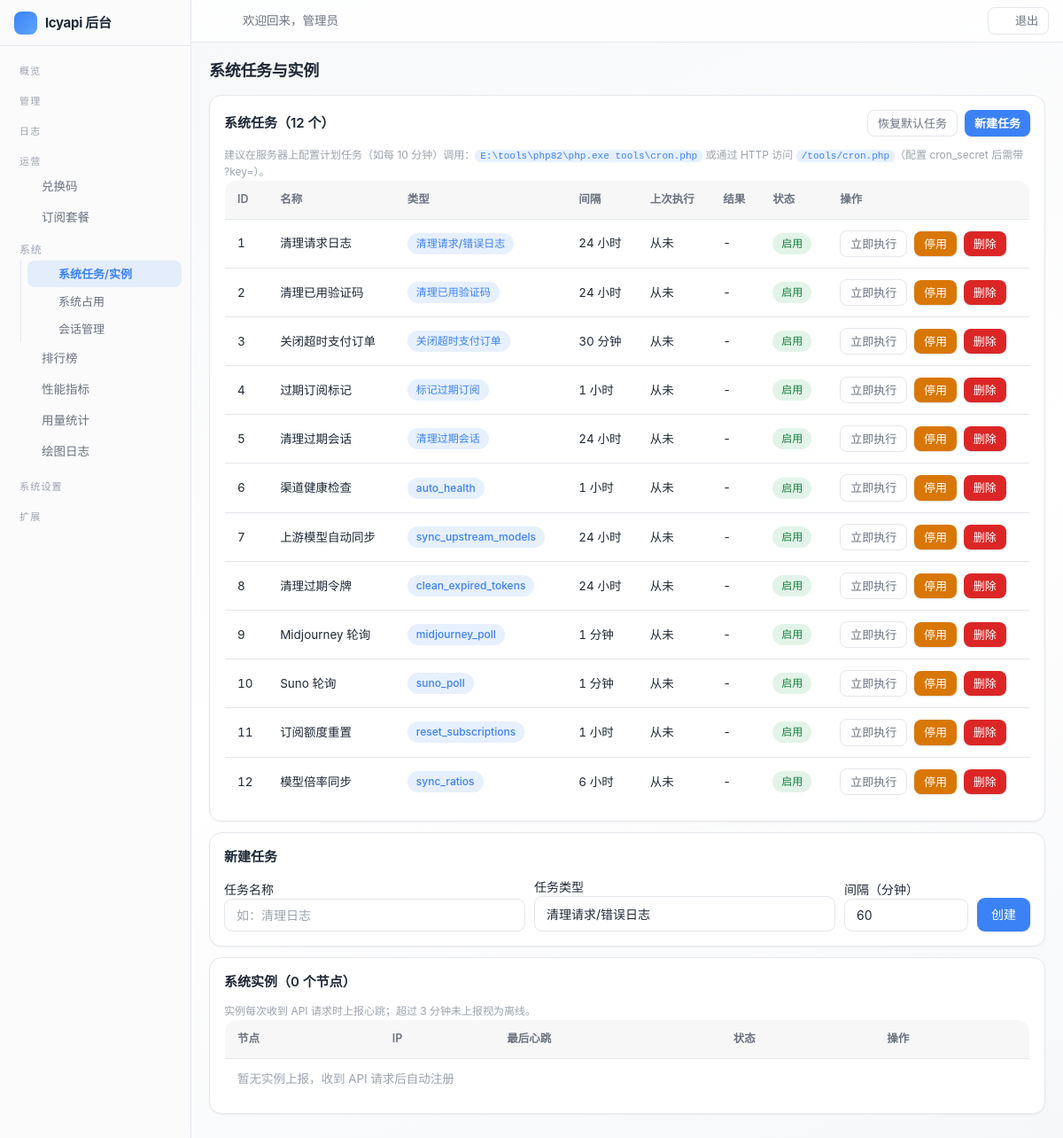
The page /admin/system/index.php (signed in) on the database its author committed.
### tables this page shows
CREATE TABLE IF NOT EXISTS settings (
    `key` VARCHAR(50) NOT NULL PRIMARY KEY,
    value TEXT DEFAULT NULL,
    type VARCHAR(20) NOT NULL DEFAULT 'string',
    description VARCHAR(255) DEFAULT NULL,
    updated_at DATETIME NOT NULL DEFAULT CURRENT_TIMESTAMP ON UPDATE CURRENT_TIMESTAMP
);

CREATE TABLE IF NOT EXISTS users (
    id INT UNSIGNED AUTO_INCREMENT PRIMARY KEY,
    checkin_streak INT UNSIGNED NOT NULL DEFAULT 0 COMMENT '连续签到天数',
    username VARCHAR(50) NOT NULL,
    email VARCHAR(100) DEFAULT NULL,
    email_verified TINYINT NOT NULL DEFAULT 0 COMMENT '邮箱已验证',
    password VARCHAR(255) NOT NULL,
    nickname VARCHAR(50) DEFAULT NULL,
    avatar VARCHAR(255) DEFAULT NULL,
    role ENUM('admin','user') NOT NULL DEFAULT 'user',
    quota DECIMAL(14,6) NOT NULL DEFAULT 0.000000,
    used_quota DECIMAL(14,6) NOT NULL DEFAULT 0.000000,
    total_quota DECIMAL(14,6) NOT NULL DEFAULT 0.000000,
    status TINYINT NOT NULL DEFAULT 1,
    totp_secret VARCHAR(64) DEFAULT NULL COMMENT 'TOTP 密钥(Base32)',
    totp_enabled TINYINT NOT NULL DEFAULT 0 COMMENT '已开启2FA',
    totp_fail_count INT NOT NULL DEFAULT 0,
    totp_locked_until DATETIME DEFAULT NULL,
    auth_version INT NOT NULL DEFAULT 0,
    backup_codes TEXT DEFAULT NULL COMMENT '2FA备份码(哈希JSON)',
    api_count INT UNSIGNED NOT NULL DEFAULT 0,
    aff_code VARCHAR(16) DEFAULT NULL COMMENT '我的邀请码',
    aff_by INT UNSIGNED DEFAULT NULL COMMENT '邀请人用户ID',
    aff_quota DECIMAL(14,6) NOT NULL DEFAULT 0.000000 COMMENT '待转入的邀请收益',
    aff_history_quota DECIMAL(14,6) NOT NULL DEFAULT 0.000000 COMMENT '累计邀请收益',
    `group` VARCHAR(32) NOT NULL DEFAULT 'default' COMMENT '用户分组',
    last_login_at DATETIME DEFAULT NULL,
    last_login_ip VARCHAR(45) DEFAULT NULL,
    created_at DATETIME NOT NULL DEFAULT CURRENT_TIMESTAMP,
    updated_at DATETIME NOT NULL DEFAULT CURRENT_TIMESTAMP ON UPDATE CURRENT_TIMESTAMP,
    UNIQUE KEY uk_username (username),
    UNIQUE KEY uk_email (email),
    UNIQUE KEY uk_aff_code (aff_code),
    KEY idx_status (status),
    KEY idx_aff_by (aff_by)
);

CREATE TABLE IF NOT EXISTS system_tasks (
    id INT UNSIGNED AUTO_INCREMENT PRIMARY KEY,
    name VARCHAR(50) NOT NULL,
    type VARCHAR(50) NOT NULL COMMENT 'clean_logs/close_expired_orders/expire_subscriptions/clean_verifications',
    status TINYINT NOT NULL DEFAULT 1 COMMENT '1启用 0停用',
    `interval` INT UNSIGNED NOT NULL DEFAULT 3600 COMMENT '执行间隔秒',
    last_run_at DATETIME DEFAULT NULL,
    last_result VARCHAR(500) DEFAULT NULL,
    created_at DATETIME NOT NULL DEFAULT CURRENT_TIMESTAMP,
    KEY idx_status (status)
);

### includes/cache.php (called while the page is built, shortened)
<?php
class Cache
{
    private static $enabled = true;
    public static function setConfig($config)
    {
        self::$enabled = $config['enabled'];
    }
    public static function get($key)
    {
        if (!self::$enabled) {
            return false;
        }
        $file = self::getFilePath($key);
        $data = @file_get_contents($file);
        $value = @json_decode($data, true);
        return $value;
    }
    public static function set($key, $value, $ttl = 0)
    {
        if (!self::$enabled) {
            return false;
        }
        return true;
    }
    public static function remember($key, $ttl, $callback)
    {
        $cached = self::get($key);
        $value = $callback();
        return $value;
    }
}

### includes/db.php (called while the page is built, shortened)
<?php
class DB
{
    private static $pdo = null;
    public static function init($config)
    {
        $dsn = sprintf('mysql:host=%s;port=%d;dbname=%s;charset=%s', $config['host'], $config['port'], $config['name'], $config['charset']);
        self::$pdo = new PDO($dsn, $config['user'], $config['pass'], [
            PDO::ATTR_ERRMODE => PDO::ERRMODE_EXCEPTION,
            PDO::ATTR_DEFAULT_FETCH_MODE => PDO::FETCH_ASSOC,
            PDO::ATTR_EMULATE_PREPARES => false,
            PDO::ATTR_TIMEOUT => 5,
        ]);
    }
    public static function getInstance()
    {
        return self::$pdo;
    }
    public static function query($sql, $params = [])
    {
        $stmt = self::getInstance()->prepare($sql);
        $stmt->execute($params);
        return $stmt;
    }
    public static function fetch($sql, $params = [])
    {
        $stmt = self::query($sql, $params);
        return $stmt->fetch() ?: false;
    }
    public static function fetchAll($sql, $params = [])
    {
        return self::query($sql, $params)->fetchAll();
    }
}

### includes/auth.php (called while the page is built, shortened)
<?php
class Auth
{
    public static function check()
    {
        $user = User::find((int)$_SESSION[self::SESSION_KEY]);
        return true;
    }
    public static function user()
    {
        return $GLOBALS['__current_user'];
    }
}

### includes/user.php (called while the page is built, shortened)
<?php
class User
{
    public static function find($id)
    {
        return DB::fetch('SELECT * FROM users WHERE id = ?', [(int)$id]);
    }
}

### includes/admin.php (called while the page is built, shortened)
<?php
class Admin
{
    public static function requireAdmin()
    {
        if (!Auth::check() || !Auth::isAdmin()) {
            redirect(base_url('admin/login.php'));
        }
    }
}

### admin/system/index.php (the view, shortened to what this page needs)
<?php
$tasks = DB::fetchAll('SELECT * FROM system_tasks ORDER BY id ASC');
$instances = DB::fetchAll('SELECT * FROM system_instances ORDER BY last_heartbeat DESC');
$taskTypes = [
    'clean_logs' => '清理请求/错误日志',
    'clean_verifications' => '清理已用验证码',
    'close_expired_orders' => '关闭超时支付订单',
    'expire_subscriptions' => '标记过期订阅',
    'expire_sessions' => '清理过期会话',
];
$pageTitle = '系统任务与实例';
?>
<?php require dirname(__DIR__) . '/templates/header.php'; ?>
<div class="card">
    <div class="card-title" style="display:flex; justify-content:space-between; align-items:center; flex-wrap:wrap; gap:8px;">
        <span>系统任务（<?php echo count($tasks); ?> 个）</span>
        <div style="display:flex; gap:8px;">
            <form method="post">
                <button type="submit" class="btn btn-sm btn-secondary">恢复默认任务</button>
            </form>
            <a class="btn btn-sm" href="#taskForm">新建任务</a>
        </div>
    </div>
    <div class="form-hint" style="margin-top:0;">建议在服务器上配置计划任务（如每 10 分钟）调用：<code style="word-break:break-all;">E:\tools\php82\php.exe tools\cron.php</code> 或通过 HTTP 访问 <code><?php echo e(base_url('tools/cron.php')); ?></code>（配置 cron_secret 后需带 ?key=）。</div>
    <table class="table">
        <thead><tr><th>ID</th><th>名称</th><th>类型</th><th>间隔</th><th>上次执行</th><th>结果</th><th>状态</th><th>操作</th></tr></thead>
        <tbody>
        <?php foreach ($tasks as $task) : ?>
            <tr>
                <td><?php echo $task['id']; ?></td>
                <td><?php echo e($task['name']); ?></td>
                <td><span class="badge badge-blue"><?php echo isset($taskTypes[$task['type']]) ? $taskTypes[$task['type']] : e($task['type']); ?></span></td>
                <td><?php echo $task['interval'] >= 3600 ? round($task['interval'] / 3600, 1) . ' 小时' : round($task['interval'] / 60) . ' 分钟'; ?></td>
                <td><?php echo e($task['last_run_at'] ?: '从未'); ?></td>
                <td style="max-width:260px; word-break:break-all;"><?php echo e($task['last_result'] ?: '-'); ?></td>
                <td><?php echo $task['status'] ? '<span class="badge badge-green">启用</span>' : '<span class="badge badge-gray">停用</span>'; ?></td>
                <td style="white-space:nowrap;">
                    <form method="post" style="display:inline-block; margin-right:4px;">
                        <button type="submit" class="btn btn-sm btn-secondary">立即执行</button>
                    </form>
                    <form method="post" style="display:inline-block; margin-right:4px;">
                        <button type="submit" class="btn btn-sm btn-warning"><?php echo $task['status'] ? '停用' : '启用'; ?></button>
                    </form>
                    <form method="post" style="display:inline-block;" data-confirm-title="删除任务" data-confirm-msg="删除后需重新配置。" data-confirm-ok="删除">
                        <button type="submit" class="btn btn-sm btn-danger">删除</button>
                    </form>
                </td>
            </tr>
        <?php endforeach; ?>
        </tbody>
    </table>
</div>
<div class="card" id="taskForm">
    <div class="card-title">新建任务</div>
    <form method="post" action="<?php echo base_url('admin/system/index.php'); ?>" style="display:flex; gap:10px; flex-wrap:wrap; align-items:flex-end;">
        <div style="flex:1; min-width:180px;">
            <label>任务名称</label>
            <input type="text" name="name" class="form-control" required placeholder="如：清理日志">
        </div>
        <div style="flex:1; min-width:180px;">
            <label>任务类型</label>
            <select name="type" class="form-control">
                <?php foreach ($taskTypes as $tv => $tn) : ?>
                    <option value="<?php echo $tv; ?>"><?php echo $tn; ?></option>
                <?php endforeach; ?>
            </select>
        </div>
        <div style="width:140px;">
            <label>间隔（分钟）</label>
            <input type="number" name="interval" min="1" class="form-control" value="60">
        </div>
        <button type="submit" class="btn">创建</button>
    </form>
</div>
<div class="card">
    <div class="card-title">系统实例（<?php echo count($instances); ?> 个节点）</div>
    <div class="form-hint" style="margin-top:0;">实例每次收到 API 请求时上报心跳；超过 3 分钟未上报视为离线。</div>
    <table class="table">
        <thead><tr><th>节点</th><th>IP</th><th>最后心跳</th><th>状态</th><th>操作</th></tr></thead>
        <tbody>
        <?php if (empty($instances)) : ?>
            <tr><td colspan="5" class="text-center text-muted">暂无实例上报，收到 API 请求后自动注册</td></tr>
        <?php endif; ?>
        </tbody>
    </table>
</div>
<?php require dirname(__DIR__) . '/templates/footer.php'; ?>

### admin/templates/header.php (shortened to what this page needs)
<?php
Admin::requireAdmin();
$pageTitle = isset($pageTitle) ? $pageTitle : '管理后台';
$adminUser = Auth::user();
$requestPath = isset($_SERVER['REQUEST_URI']) ? parse_url($_SERVER['REQUEST_URI'], PHP_URL_PATH) : '';
function admin_nav($needle, $requestPath)
{
    return strpos($requestPath, $needle) !== false ? 'active' : '';
}
?>
<!DOCTYPE html>
<html lang="zh-CN">
<head>
<link rel="stylesheet" href="<?php echo base_url('assets/css/common.css'); ?>">
<link rel="stylesheet" href="<?php echo base_url('assets/css/admin.css'); ?>">
</head>
<body>
<div class="admin-layout">
    <aside class="admin-sidebar" id="adminSidebar">
        <a class="brand" href="<?php echo base_url('admin/index.php'); ?>">
            <span class="brand-logo"><?php echo svg_icon('zap'); ?></span>
            <span class="brand-name"><?php echo e(setting('site_name', config('site.name'))); ?> 后台</span>
        </a>
        <nav class="menu">
            <div class="menu-group" data-group="overview">
                <button type="button" class="group-title" aria-expanded="true"><span class="gt">概览</span><?php echo svg_icon('chevron', 'i group-arrow'); ?></button>
            </div>
            <div class="menu-group" data-group="manage">
                <button type="button" class="group-title" aria-expanded="true"><span class="gt">管理</span><?php echo svg_icon('chevron', 'i group-arrow'); ?></button>
            </div>
            <div class="menu-group" data-group="logs">
                <button type="button" class="group-title" aria-expanded="true"><span class="gt">日志</span><?php echo svg_icon('chevron', 'i group-arrow'); ?></button>
            </div>
            <div class="menu-group" data-group="ops">
                <button type="button" class="group-title" aria-expanded="true"><span class="gt">运营</span><?php echo svg_icon('chevron', 'i group-arrow'); ?></button>
                <div class="group-body">
                    <a class="<?php echo admin_nav('/admin/codes/', $requestPath); ?>" href="<?php echo base_url('admin/codes/index.php'); ?>" title="兑换码"><?php echo svg_icon('gift'); ?><span class="lbl">兑换码</span></a>
                    <a class="<?php echo admin_nav('/admin/subscriptions/', $requestPath); ?>" href="<?php echo base_url('admin/subscriptions/index.php'); ?>" title="订阅套餐"><?php echo svg_icon('crown'); ?><span class="lbl">订阅套餐</span></a>
                    <div class="sub-group" data-sub="system">
                        <button type="button" class="sub-title"><span class="gt">系统</span><?php echo svg_icon('chevron', 'i group-arrow'); ?></button>
                        <div class="sub-body">
                            <a class="<?php echo admin_nav('/admin/system/index.php', $requestPath); ?>" href="<?php echo base_url('admin/system/index.php'); ?>" title="系统任务/实例"><?php echo svg_icon('server'); ?><span class="lbl">系统任务/实例</span></a>
                            <a class="<?php echo admin_nav('/admin/system/status.php', $requestPath); ?>" href="<?php echo base_url('admin/system/status.php'); ?>" title="系统占用"><?php echo svg_icon('chart'); ?><span class="lbl">系统占用</span></a>
                            <a class="<?php echo admin_nav('/admin/system/sessions.php', $requestPath); ?>" href="<?php echo base_url('admin/system/sessions.php'); ?>" title="会话管理"><?php echo svg_icon('lock'); ?><span class="lbl">会话管理</span></a>
                        </div>
                    </div>
                    <a class="<?php echo admin_nav('/admin/rankings/', $requestPath); ?>" href="<?php echo base_url('admin/rankings/index.php'); ?>" title="排行榜"><?php echo svg_icon('chart'); ?><span class="lbl">排行榜</span></a>
                    <a class="<?php echo admin_nav('/admin/perf_metrics.php', $requestPath); ?>" href="<?php echo base_url('admin/perf_metrics.php'); ?>" title="性能指标"><?php echo svg_icon('cpu'); ?><span class="lbl">性能指标</span></a>
                    <a class="<?php echo admin_nav('/admin/usage_stats.php', $requestPath); ?>" href="<?php echo base_url('admin/usage_stats.php'); ?>" title="用量统计"><?php echo svg_icon('dollar'); ?><span class="lbl">用量统计</span></a>
                    <a class="<?php echo admin_nav('/admin/midjourney.php', $requestPath); ?>" href="<?php echo base_url('admin/midjourney.php'); ?>" title="绘图日志"><?php echo svg_icon('image'); ?><span class="lbl">绘图日志</span></a>
                </div>
            </div>
            <div class="menu-group" data-group="settings">
                <button type="button" class="group-title" aria-expanded="true"><span class="gt">系统设置</span><?php echo svg_icon('chevron', 'i group-arrow'); ?></button>
            </div>
            <div class="menu-group" data-group="supplier">
                <button type="button" class="group-title" aria-expanded="true"><span class="gt">扩展</span><?php echo svg_icon('chevron', 'i group-arrow'); ?></button>
            </div>
        </nav>
    </aside>
    <div class="admin-main">
        <div class="admin-topbar">
            <div class="topbar-left">
                <button type="button" class="icon-btn" id="sidebarCollapse" title="折叠/展开侧边栏"><?php echo svg_icon('panel'); ?></button>
                <span class="greeting">欢迎回来，<?php echo e($adminUser['nickname'] ?: $adminUser['username']); ?></span>
            </div>
            <div class="topbar-right">
                <button type="button" class="icon-btn" data-theme-toggle title="切换明暗模式"><?php echo svg_icon('moon'); ?></button>
                <a class="icon-btn" href="<?php echo base_url('user/index.php'); ?>" title="进入前台"><?php echo svg_icon('globe'); ?></a>
                <a href="<?php echo base_url('admin/logout.php'); ?>" class="btn btn-sm btn-secondary"><?php echo svg_icon('logout'); ?>退出</a>
            </div>
        </div>
        <div class="admin-content">
            <div class="admin-page-title"><?php echo e($pageTitle); ?></div>

### rows shown on the page
settings: value "lcyapi"
users: nickname "管理员"
system_tasks: id "1", name "清理请求日志", type "清理请求/错误日志", $task['interval']/3600 "24", last_run_at "从未", last_result "-", status "启用"
system_tasks: id "2", name "清理已用验证码", type "清理已用验证码", $task['interval']/3600 "24", last_run_at "从未", last_result "-", status "启用"
system_tasks: id "3", name "关闭超时支付订单", type "关闭超时支付订单", $task['interval']/60 "30", last_run_at "从未", last_result "-", status "启用"
system_tasks: id "4", name "过期订阅标记", type "标记过期订阅", $task['interval']/3600 "1", last_run_at "从未", last_result "-", status "启用"
system_tasks: id "5", name "清理过期会话", type "清理过期会话", $task['interval']/3600 "24", last_run_at "从未", last_result "-", status "启用"
system_tasks: id "6", name "渠道健康检查", type "auto_health", $task['interval']/3600 "1", last_run_at "从未", last_result "-", status "启用"
system_tasks: id "7", name "上游模型自动同步", type "sync_upstream_models", $task['interval']/3600 "24", last_run_at "从未", last_result "-", status "启用"
system_tasks: id "8", name "清理过期令牌", type "clean_expired_tokens", $task['interval']/3600 "24", last_run_at "从未", last_result "-", status "启用"
system_tasks: id "9", name "Midjourney 轮询", type "midjourney_poll", $task['interval']/60 "1", last_run_at "从未", last_result "-", status "启用"
system_tasks: id "10", name "Suno 轮询", type "suno_poll", $task['interval']/60 "1", last_run_at "从未", last_result "-", status "启用"
system_tasks: id "11", name "订阅额度重置", type "reset_subscriptions", $task['interval']/3600 "1", last_run_at "从未", last_result "-", status "启用"
system_tasks: id "12", name "模型倍率同步", type "sync_ratios", $task['interval']/3600 "6", last_run_at "从未", last_result "-", status "启用"

### other values the page prints
$pageTitle "系统任务与实例"
count($tasks) "12"
base_url('tools/cron.php') "/tools/cron.php"
count($instances) "0"
form field type "清理请求/错误日志"
